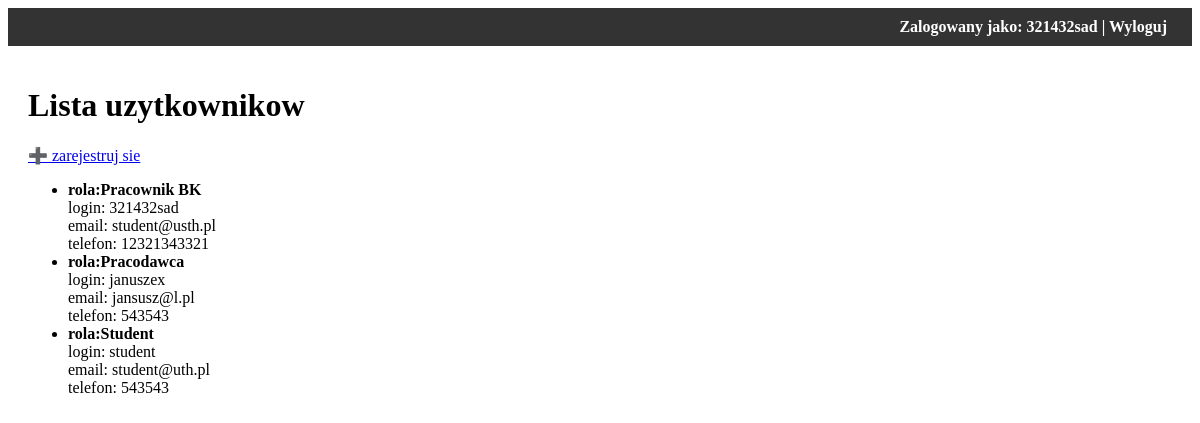
The app's page /uzytkownicy/ (signed in), older data.
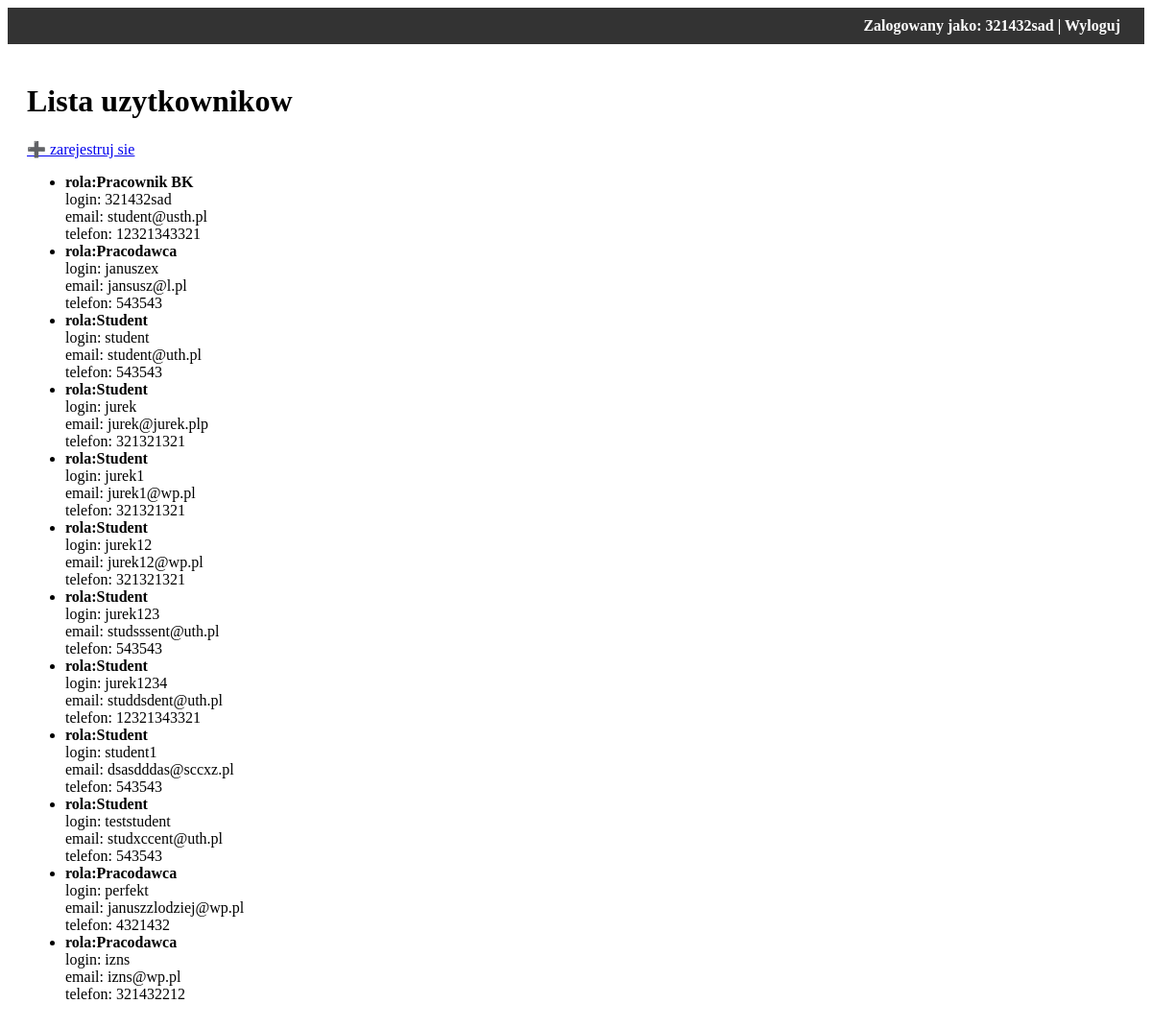
The same page, newer data.
### aplikacjaTest/models.py (models this page shows, shortened)
class Uzytkownik(models.Model):
    class Role(models.TextChoices):
        STUDENT = "Student", "Student"
        OPIEKUN = "Opiekun Praktyk", "Opiekun Praktyk"
        PRACOWNIK_BK = "Pracownik BK", "Pracownik BK"
        PRACODAWCA = "Pracodawca", "Pracodawca"
    django_user = models.OneToOneField(User, on_delete=models.CASCADE, null=True)
    rola = models.CharField(max_length=50, choices=Role.choices)
    login = models.CharField(max_length=50, unique=True)
    haslo = models.CharField(max_length=255)
    status_konta = models.BooleanField(null=True)
    numer_telefonu = models.CharField(max_length=15, null=True)
    adres_mailowy = models.EmailField(unique=True)

### aplikacjaTest/views/przegladajUzytkownikow.py (the view)
# urls.py: path("uzytkownicy/", UzytkownikListView.as_view(),name="przegladajUzytkownikow" ),
class UzytkownikListView(LoginRequiredMixin,View):
    def get(self, request):
        uzytkownicy = Uzytkownik.objects.all()  # możesz dodać filtr tylko publiczne
        return render(request, "UzytkownicyLista.html", {"uzytkownicy": uzytkownicy})

### aplikacjaTest/templates/UzytkownicyLista.html (shortened to what this page needs)
{% extends "base.html" %}
{% block content %}
<!DOCTYPE html>
<html>
<head>
</head>
<body>
<h1>Lista uzytkownikow</h1>
<a href="{% url 'rejestracja' %}">➕ zarejestruj sie</a>
<ul>
    {% for uzytkownik in uzytkownicy %}
        <li>
            <strong> rola:{{ uzytkownik.rola}}</strong><br>
            login: {{ uzytkownik.login }} <br>
             email: {{ uzytkownik.adres_mailowy }} <br>
            telefon: {{ uzytkownik.numer_telefonu }}<br>
        </li>
    {% empty %}
        <li>Brak ofert.</li>
    {% endfor %}
</ul>
</body>
</html>
{% endblock %}

### aplikacjaTest/templates/base.html (shortened to what this page needs)
<!DOCTYPE html>
<html lang="pl">
<head>
</head>
<body>
<div class="navbar">
    <div class="nav-left">
    </div>
    <div class="nav-right">
        {% if request.user.is_authenticated %}
            Zalogowany jako: {{ request.user.username }}
            | <a href="{% url 'logout' %}">Wyloguj</a>
        {% else %}
            <a href="{% url 'login' %}">Zaloguj</a>
        {% endif %}
    </div>
</div>
<div style="padding:20px;">
    {% block content %}{% endblock %}
</div>
</body>
</html>

### aplikacjaTest/templates/base.html (style rules this page uses)
.navbar { display: flex; justify-content: space-between; background: #333; padding: 10px; color: white; }
.nav-left a, .nav-right a { color: white; margin-right: 15px; text-decoration: none; }
.nav-right { font-weight: bold; }

Row changes from the older to the newer data that the page shows:
added Uzytkownik: rola "Student", login "jurek", adres_mailowy "jurek@jurek.plp", numer_telefonu "321321321"
added Uzytkownik: rola "Student", login "jurek1", adres_mailowy "jurek1@wp.pl", numer_telefonu "321321321"
added Uzytkownik: rola "Student", login "jurek12", adres_mailowy "jurek12@wp.pl", numer_telefonu "321321321"
added Uzytkownik: rola "Student", login "jurek123", adres_mailowy "studsssent@uth.pl", numer_telefonu "543543"
added Uzytkownik: rola "Student", login "jurek1234", adres_mailowy "studdsdent@uth.pl", numer_telefonu "12321343321"
added Uzytkownik: rola "Student", login "student1", adres_mailowy "dsasdddas@sccxz.pl", numer_telefonu "543543"
added Uzytkownik: rola "Student", login "teststudent", adres_mailowy "studxccent@uth.pl", numer_telefonu "543543"
added Uzytkownik: rola "Pracodawca", login "perfekt", adres_mailowy "januszzlodziej@wp.pl", numer_telefonu "4321432"
added Uzytkownik: rola "Pracodawca", login "izns", adres_mailowy "izns@wp.pl", numer_telefonu "321432212"
